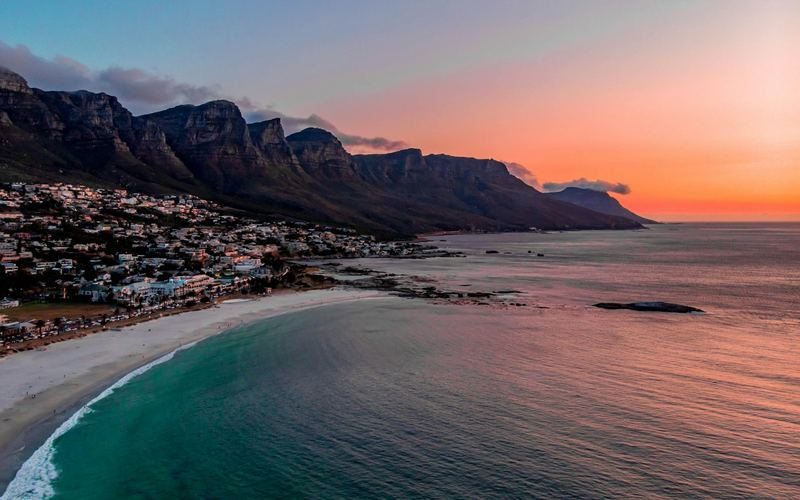
#> input picture landfall/prototype/assets/images/destinations/cape-town-camps-bay-800.jpg, 800 x 500 px
$ python palette.py ../assets/images/destinations/cape-town-camps-bay-800.jpg
#> lines starting #> are read from the running program, lines starting #| are printed output that depends on the picture
"""Landfall: sample palette candidates from the hero photo, and check contrast.

Samples the median colour of named regions of the Lisbon hero photo (sky top,
river, sunlit roofs, lit facades, shadowed roofs), then prints WCAG 2.x contrast
ratios for every text and control pair in both palettes.
Usage: python -I tools/palette.py <path to lisbon original>
"""
import sys

from PIL import Image

im = Image.open(sys.argv[1]).convert("RGB")
#> im is the input picture: PIL image 800x500 RGB; mean R, G, B 111.2, 98.7, 100.7
W, H = im.size
#> W = 800; H = 500


def region(x0, y0, x1, y1):
    """Median colour of a box given in fractions of the photo."""
#> called with x0 = 0.05, y0 = 0, x1 = 0.6, y1 = 0.12
    box = im.crop((int(x0 * W), int(y0 * H), int(x1 * W), int(y1 * H))).resize((60, 60))
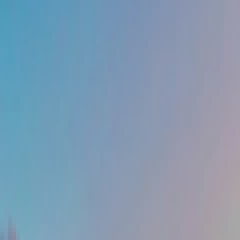
#> box: PIL image 60x60 RGB (shown 4 times larger); mean R, G, B 129.9, 155.1, 179
    px = list(box.getdata())
#> px = 3600 items, first 6: (77, 153, 185), (76, 154, 184), (81, 151, 184), (85, 151, 185), (82, 154, 186), (82, 153, 186)
    out = []
    for c in range(3):
        vals = sorted(p[c] for p in px)
        out.append(vals[len(vals) // 2])
#> after the loop, out = [131, 154, 179]
    return "#%02X%02X%02X" % tuple(out)


samples = {
    "sky top": region(.05, .0, .6, .12),
    "sky mid": region(.05, .25, .6, .4),
    "river": region(.55, .6, .85, .66),
    "roof sunlit": region(.02, .82, .2, .95),
    "roof mid": region(.38, .8, .5, .9),
    "facade lit": region(.4, .7, .55, .78),
    "shadow": region(.55, .83, .62, .9),
}
#> call 2 of region, with x0 = 0.05, y0 = 0.25, x1 = 0.6, y1 = 0.4
#> in region (call 2), `box = im.crop((int(x0 * W), int(y0 * H), int(x1 * W), int(y1 * H))).re..`:
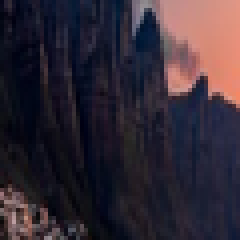
#> box: PIL image 60x60 RGB (shown 4 times larger); mean R, G, B 50.6, 41.3, 52.5
#> in region (call 2), `px = list(box.getdata())`: px = 3600 items, first 6: (6, 6, 24), (37, 32, 50), (47, 41, 51), (15, 15, 35), (2, 8, 28), (9, 14, 33)
#> after the loop in region (call 2), `for c in range(3):`: out = [29, 29, 44]
#> call 3 of region, with x0 = 0.55, y0 = 0.6, x1 = 0.85, y1 = 0.66
#> in region (call 3), `box = im.crop((int(x0 * W), int(y0 * H), int(x1 * W), int(y1 * H))).re..`:
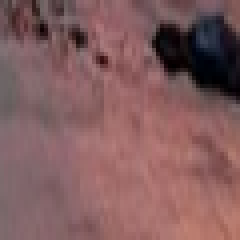
#> box: PIL image 60x60 RGB (shown 4 times larger); mean R, G, B 130.3, 92.8, 93.9
#> in region (call 3), `px = list(box.getdata())`: px = 3600 items, first 6: (91, 73, 75), (98, 85, 84), (78, 61, 60), (117, 96, 97), (100, 73, 76), (94, 63, 66)
#> after the loop in region (call 3), `for c in range(3):`: out = [137, 102, 103]
#> call 4 of region, with x0 = 0.02, y0 = 0.82, x1 = 0.2, y1 = 0.95
#> in region (call 4), `box = im.crop((int(x0 * W), int(y0 * H), int(x1 * W), int(y1 * H))).re..`:
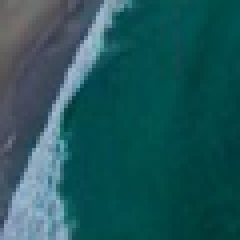
#> box: PIL image 60x60 RGB (shown 4 times larger); mean R, G, B 32.8, 86.6, 90.8
#> in region (call 4), `px = list(box.getdata())`: px = 3600 items, first 6: (97, 97, 96), (102, 102, 100), (112, 112, 110), (112, 112, 110), (109, 109, 107), (106, 106, 104)
#> after the loop in region (call 4), `for c in range(3):`: out = [3, 76, 77]
#> in region (call 5), `box = im.crop((int(x0 * W), int(y0 * H), int(x1 * W), int(y1 * H))).re..`:
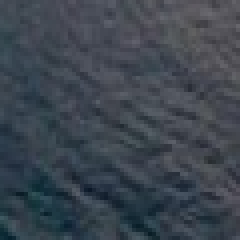
#> box: PIL image 60x60 RGB (shown 4 times larger); mean R, G, B 61, 69.3, 79
#> in region (call 5), `px = list(box.getdata())`: px = 3600 items, first 6: (71, 79, 89), (66, 73, 83), (66, 73, 83), (68, 75, 85), (63, 71, 81), (63, 71, 80)
#> after the loop in region (call 5), `for c in range(3):`: out = [62, 70, 80]
#> in region (call 6), `box = im.crop((int(x0 * W), int(y0 * H), int(x1 * W), int(y1 * H))).re..`:
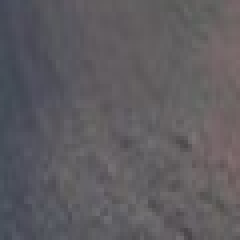
#> box: PIL image 60x60 RGB (shown 4 times larger); mean R, G, B 94.9, 92.2, 96.3
#> in region (call 6), `px = list(box.getdata())`: px = 3600 items, first 6: (69, 72, 87), (72, 75, 89), (75, 79, 91), (76, 80, 92), (78, 82, 93), (74, 78, 89)
#> after the loop in region (call 6), `for c in range(3):`: out = [97, 94, 96]
#> in region (call 7), `box = im.crop((int(x0 * W), int(y0 * H), int(x1 * W), int(y1 * H))).re..`:
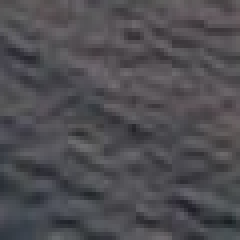
#> box: PIL image 60x60 RGB (shown 4 times larger); mean R, G, B 78.8, 77.2, 81.6
#> in region (call 7), `px = list(box.getdata())`: px = 3600 items, first 6: (83, 79, 80), (79, 77, 78), (80, 76, 77), (80, 78, 79), (88, 85, 86), (94, 91, 92)
#> after the loop in region (call 7), `for c in range(3):`: out = [80, 78, 83]
#> samples = {'sky top': '#839AB3', 'sky mid': '#1D1D2C', 'river': '#896667', 'roof sunlit': '#034C4D', 'roof mid': '#3E4650', 'facade lit': '#615E60', 'shadow': '#504E53'}
for k, v in samples.items():
    print("%-12s %s" % (k, v))
#> this loop made 7 passes
#> (k, v) on passes 1 to 7: ('sky top', '#839AB3'), ('sky mid', '#1D1D2C'), ('river', '#896667'), ('roof sunlit', '#034C4D'), ('roof mid', '#3E4650'), ('facade lit', '#615E60'), ('shadow', '#504E53')
#| sky top      #839AB3
#| sky mid      #1D1D2C
#| river        #896667
#| roof sunlit  #034C4D
#| roof mid     #3E4650
#| facade lit   #615E60
#| shadow       #504E53


def lum(hexc):
    hexc = hexc.lstrip("#")
    rgb = [int(hexc[i:i + 2], 16) / 255 for i in (0, 2, 4)]
    lin = [c / 12.92 if c <= .04045 else ((c + .055) / 1.055) ** 2.4 for c in rgb]
    return .2126 * lin[0] + .7152 * lin[1] + .0722 * lin[2]


def ratio(a, b):
    la, lb = sorted([lum(a), lum(b)], reverse=True)
    return (la + .05) / (lb + .05)


PAIRS = {
    "navy": [
        ("ink", "#0B1830", "white", "#FFFFFF"),
        ("ink", "#0B1830", "mist", "#EAF2F4"),
        ("navy", "#0F2747", "white", "#FFFFFF"),
        ("white", "#FFFFFF", "navy", "#0F2747"),
        ("muted", "#4A5A70", "white", "#FFFFFF"),
        ("muted", "#4A5A70", "mist", "#EAF2F4"),
        ("teal", "#0A7C78", "white", "#FFFFFF"),
        ("teal", "#0A7C78", "mist", "#EAF2F4"),
        ("teal bright", "#4FD1C1", "navy", "#0F2747"),
        ("navy", "#0F2747", "teal bright", "#4FD1C1"),
        ("teal bright", "#4FD1C1", "ink", "#0B1830"),
        ("line ctrl", "#7C8A9C", "white", "#FFFFFF"),
    ],
    "harbour": [
        ("ink", "#1A1712", "sand", "#FBF6EF"),
        ("sea", "#173B4F", "sand", "#FBF6EF"),
        ("sand", "#FBF6EF", "sea", "#173B4F"),
        ("white", "#FFFFFF", "sea", "#173B4F"),
        ("muted", "#5E5548", "sand", "#FBF6EF"),
        ("muted", "#5E5548", "shell", "#F3E9DC"),
        ("terracotta", "#A34A26", "sand", "#FBF6EF"),
        ("terracotta", "#A34A26", "white", "#FFFFFF"),
        ("gold", "#E6B56A", "sea", "#173B4F"),
        ("sea", "#173B4F", "gold", "#E6B56A"),
        ("gold", "#E6B56A", "ink", "#1A1712"),
        ("line ctrl", "#8E8373", "white", "#FFFFFF"),
    ],
}
for name, pairs in PAIRS.items():
    print("\n" + name)
    for fn, f, bn, b in pairs:
        print("  %-12s %s on %-12s %s  %.2f:1" % (fn, f, bn, b, ratio(f, b)))

$ run again, on landfall/prototype/assets/images/destinations/new-york-brooklyn-night-800.jpg
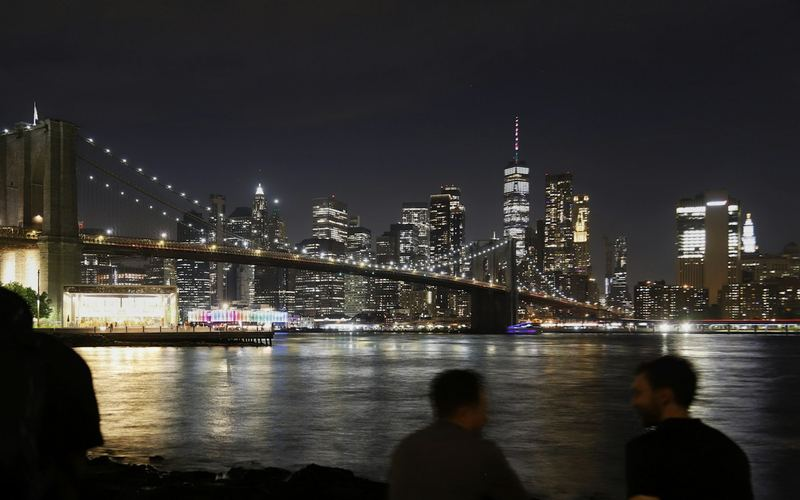
#> input picture landfall/prototype/assets/images/destinations/new-york-brooklyn-night-800.jpg, 800 x 500 px
#> im is the input picture: PIL image 800x500 RGB; mean R, G, B 54.5, 52.1, 49.2
#> px = 3600 items, first 6: (30, 30, 30), (31, 30, 28), (32, 30, 28), (32, 31, 31), (31, 31, 31), (30, 30, 30)
#> after the loop in region, `for c in range(3):`: out = [32, 31, 33]
#> in region (call 6), `box = im.crop((int(x0 * W), int(y0 * H), int(x1 * W), int(y1 * H))).re..`:
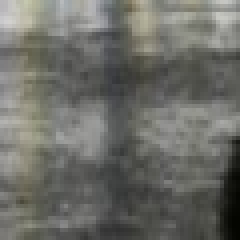
#> box: PIL image 60x60 RGB (shown 4 times larger); mean R, G, B 108.3, 108.7, 103.3
#> px = 3600 items, first 6: (184, 182, 185), (186, 184, 185), (195, 194, 192), (198, 198, 190), (187, 187, 174), (188, 189, 170)
#> after the loop in region (call 6), `for c in range(3):`: out = [104, 104, 99]
#> in region (call 7), `box = im.crop((int(x0 * W), int(y0 * H), int(x1 * W), int(y1 * H))).re..`:
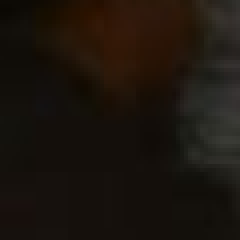
#> box: PIL image 60x60 RGB (shown 4 times larger); mean R, G, B 27.8, 20.7, 13.9
#> px = 3600 items, first 6: (13, 10, 5), (13, 10, 5), (13, 10, 5), (13, 10, 5), (13, 10, 5), (13, 10, 5)
#> after the loop in region (call 7), `for c in range(3):`: out = [22, 17, 11]
#> samples = {'sky top': '#201F21', 'sky mid': '#28282F', 'river': '#3D3329', 'roof sunlit': '#060603', 'roof mid': '#454542', 'facade lit': '#686863', 'shadow': '#16110B'}
#> the loop `for k, v in samples.items():` made 7 passes
#> (k, v) on passes 1 to 7: ('sky top', '#201F21'), ('sky mid', '#28282F'), ('river', '#3D3329'), ('roof sunlit', '#060603'), ('roof mid', '#454542'), ('facade lit', '#686863'), ('shadow', '#16110B')
#> (printed output is left out)
